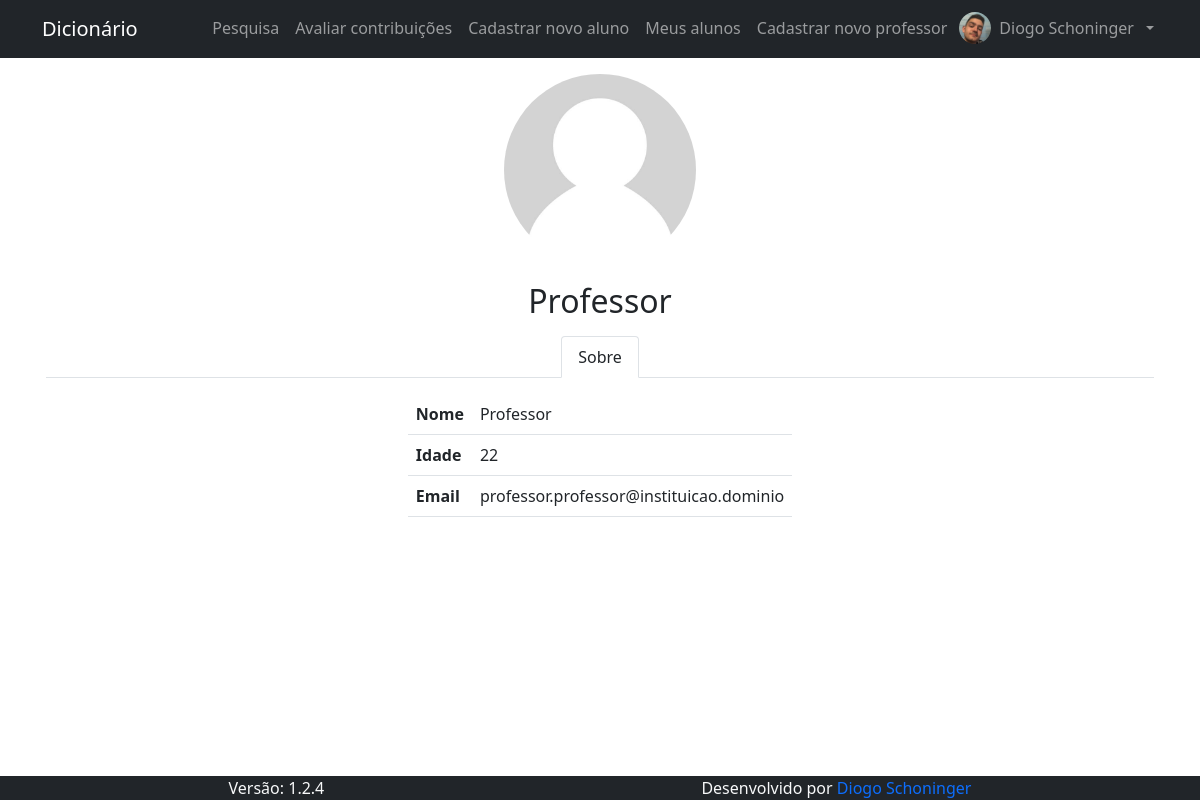
/pages/user/perfil.php?id_usuario=2 (signed in), run on the app's committed database.
### tables this page shows
CREATE TABLE IF NOT EXISTS `usuario` (
  `id_usuario` int(11) NOT NULL AUTO_INCREMENT,
  `nome_usuario` text NOT NULL,
  `email` varchar(128) NOT NULL,
  `cpf` varchar(11) NOT NULL,
  `data_nasc` date NOT NULL,
  `senha` text NOT NULL,
  `nivel` int(1) NOT NULL,
  `primeiro_acesso` int(1) NOT NULL DEFAULT 1,
  `id_responsavel` int(1) NOT NULL,
  `foto` text DEFAULT NULL,
  PRIMARY KEY (`id_usuario`),
  UNIQUE KEY `email` (`email`),
  UNIQUE KEY `cpf` (`cpf`)
);

### pages/user/perfil.php (the view, shortened to what this page needs)
<?php
  if (!isset($_GET["id_usuario"])) {
    if (!isset($_SESSION["id_usuario"])) {
      header("Location: " . BASE_URL);
      exit();
    }
    $usuario["id_usuario"]   = $_SESSION["id_usuario"];
    $usuario["nome_usuario"] = $_SESSION["nome_usuario"];
    $usuario["data_nasc"]    = $_SESSION["data_nasc"];
    $usuario["email"]        = $_SESSION["email"];
    $usuario["foto"]         = $_SESSION["foto"];
    $usuario["nivel"]        = $_SESSION["nivel"];
    $config = true;
  } else {
    $conn = open_db();
    $id_usuario = mysqli_real_escape_string($conn, $_GET["id_usuario"]);
    $result = $conn->query("SELECT id_usuario, nome_usuario, data_nasc, email, foto, nivel FROM usuario WHERE id_usuario = $id_usuario");
    if ($result->num_rows !== 1) {
      header("Location: " . BASE_URL);
      exit();
    } else $usuario = $result->fetch_array();
  }
?>
<div class="row g-0 gap-3">
  <img class="row g-0 mx-auto rounded-circle" src="<?php echo BASE_URL; echo $usuario["foto"] ?? IMG_DEFAULT ?>" style="width: 12rem; height: 12rem; object-fit: cover">
  <h1 class="row g-0 justify-content-center text-center fs-2 m-0"><?php echo $usuario["nome_usuario"] ?></h1>
</div>
<div class="row g-0 gap-3">
  <div class="nav nav-tabs justify-content-center" id="nav-tab" role="tablist">
    <button class="nav-link text-dark active" id="nav-tab-sobre" data-bs-toggle="tab" data-bs-target="#nav-sobre" type="button" role="tab" aria-controls="nav-sobre" aria-selected="false">Sobre</button>
  </div>
  <div class="tab-content col-auto mx-auto" id="nav-tabContent">
    <div class="tab-pane fade show active" id="nav-sobre" role="tabpanel" aria-labelledby="nav-tab-sobre">
      <table class="table m-0">
        <tr>
          <th>Nome</th>
          <td><?php echo $usuario["nome_usuario"] ?></td>
        </tr>
        <tr>
          <th>Idade</th>
          <?php
            $data = explode( "-", $usuario["data_nasc"] );
            $ano_nasc = $data[0];
            $ano_atual = date("Y");
            $usuario["idade"] = $ano_atual - $ano_nasc;
          ?>
          <td><?php echo $usuario["idade"] ?></td>
        </tr>
        <tr>
          <th>Email</th>
          <td class="text-break"><?php echo $usuario["email"] ?></td>
        </tr>
      </table>
    </div>
  </div>
</div>

### data on the page
usuario: nome_usuario "Professor", email "professor.professor@instituicao.dominio"

### other printed values
$nome_usuario[0] "Diogo"
$nome_usuario[$last_name -1] "Schoninger"
$usuario["idade"] "22"
VERSION "1.2.4"
